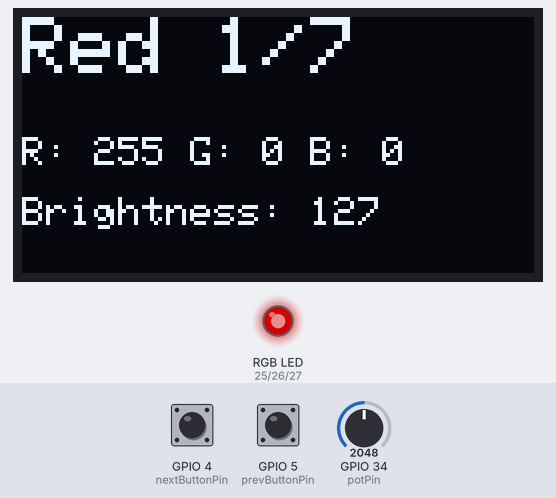
Bench run of a sketch on a simulated ESP32. On the bench: 128×64 one-colour display, an RGB LED mixed from three pins (HIGH = lit). The test bench sets the inputs (shaded band); at power-on: GPIO 4 (nextButtonPin) HIGH, GPIO 34 (potPin) = 2048, GPIO 5 (prevButtonPin) HIGH. Dim RGB values are drawn brighter than linear.

Above: at 1.2 s.
1.3 s: GPIO 4 (nextButtonPin) pulled LOW for 3.2 s
At 5.2 s:
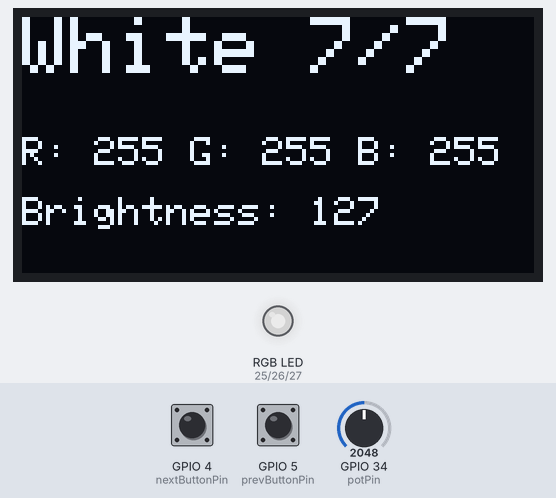
6.0 s: GPIO 34 (potPin) set to 2866
At 7.0 s:
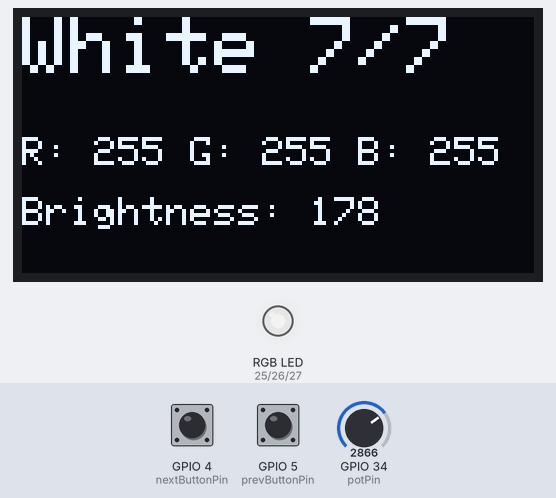
7.5 s: GPIO 5 (prevButtonPin) pulled LOW for 1 s
At 9.6 s:
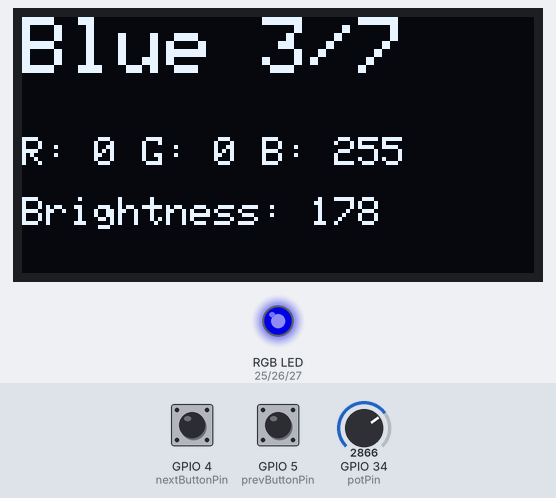
10.0 s: GPIO 5 (prevButtonPin) pulled LOW for 0.15 s
At 11.2 s:
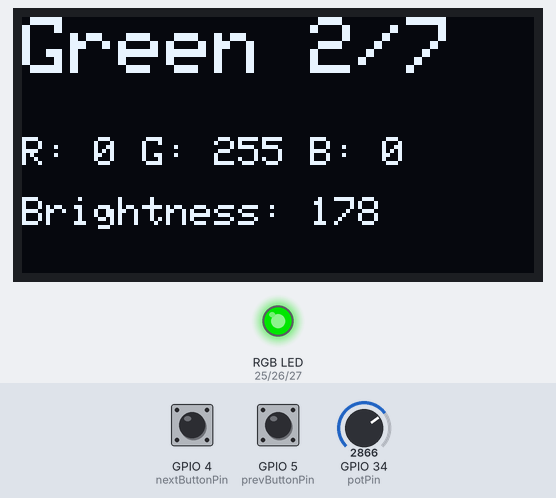
11.6 s: GPIO 34 (potPin) set to 3603
At 12.0 s:
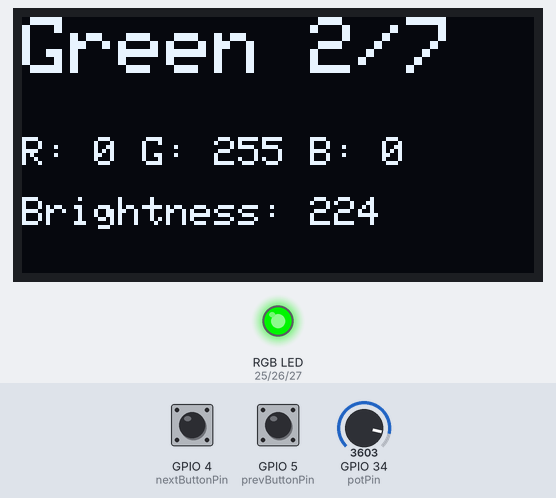
13.1 s: GPIO 4 (nextButtonPin) pulled LOW for 0.15 s
At 13.6 s:
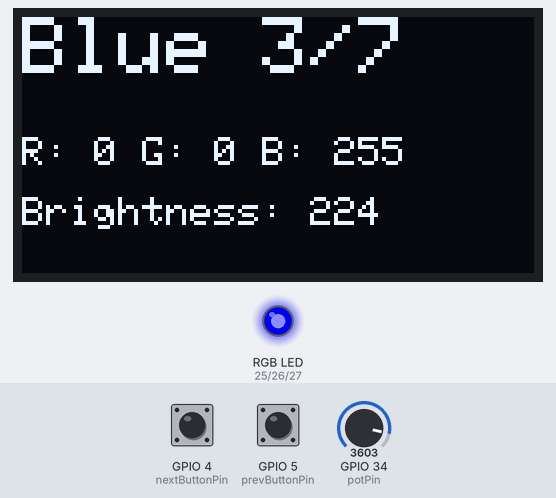
Timing chart, 0 to 15.7 s (numbered marks = the images above; inputs shaded):
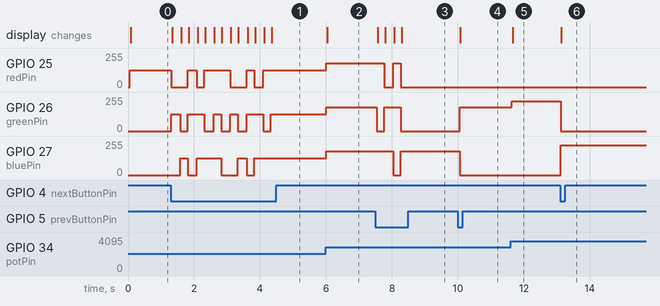

Measured:
- after the input at 1.3 s, GPIO 25 (redPin): 127/255 → 0/255 at once, → 127/255 0.50 s later, → 0/255 0.28 s later, → 127/255 0.23 s later, … (8 changes in this stretch); GPIO 26 (greenPin): 0/255 → 127/255 at once, → 0/255 0.28 s later, → 127/255 0.23 s later, → 0/255 0.50 s later, … (11 changes in this stretch)
- after the input at 6.0 s, GPIO 25 (redPin), GPIO 26 (greenPin), GPIO 27 (bluePin): 127/255 → 177/255 at once; the display: changes at once (image 2)
- after the input at 7.5 s, GPIO 25 (redPin): 177/255 → 0/255 after 0.27 s, → 177/255 0.28 s later, → 0/255 0.23 s later; GPIO 26 (greenPin): 177/255 → 0/255 at once, → 177/255 0.23 s later, → 0/255 0.50 s later; GPIO 27 (bluePin): 177/255 → 0/255 after 0.54 s, → 177/255 0.23 s later; the display: first changes after 0.06 s (image 3 shows a later state)
- after the input at 10.0 s, GPIO 26 (greenPin): 0/255 → 177/255 after 0.05 s; GPIO 27 (bluePin): 177/255 → 0/255 after 0.05 s; the display: changes after 0.07 s (image 4)
- after the input at 11.6 s, GPIO 26 (greenPin): 177/255 → 223/255 at once; the display: changes after 0.06 s (image 5)
- after the input at 13.1 s, GPIO 26 (greenPin): 223/255 → 0/255 at once; GPIO 27 (bluePin): 0/255 → 223/255 at once; the display: changes at once (image 6)

The sketch:

rgb-led.ino
```cpp
#include <Wire.h>
#include <Adafruit_GFX.h>
#include <Adafruit_SSD1306.h>

#define SCREEN_WIDTH 128
#define SCREEN_HEIGHT 64

#define OLED_RESET    -1

Adafruit_SSD1306 display(SCREEN_WIDTH, SCREEN_HEIGHT, &Wire, OLED_RESET);

const int redPin = 25;
const int greenPin = 26;
const int bluePin = 27;

const int potPin = 34;

const int nextButtonPin = 4;
const int prevButtonPin = 5;

const int freq = 5000;
const int redChannel = 0;
const int greenChannel = 1;
const int blueChannel = 2;
const int resolution = 8;

struct Color {
  uint8_t r, g, b;
};

Color colors[] = {
  {255, 0, 0},     // Red
  {0, 255, 0},     // Green
  {0, 0, 255},     // Blue
  {255, 255, 0},   // Yellow
  {0, 255, 255},   // Cyan
  {255, 0, 255},   // Magenta
  {255, 255, 255}  // White
};

const char* colorNames[] = {
  "Red",
  "Green",
  "Blue",
  "Yellow",
  "Cyan",
  "Magenta",
  "White"
};

const int numColors = sizeof(colors) / sizeof(colors[0]);

int colorIndex = 0;
int brightness = 0;
int lastBrightness = -1;

unsigned long lastNextButtonPress = 0;
unsigned long lastPrevButtonPress = 0;
const unsigned long debounceDelay = 200;

void setup() {
  Serial.begin(115200);

  ledcSetup(redChannel, freq, resolution);
  ledcSetup(greenChannel, freq, resolution);
  ledcSetup(blueChannel, freq, resolution);

  ledcAttachPin(redPin, redChannel);
  ledcAttachPin(greenPin, greenChannel);
  ledcAttachPin(bluePin, blueChannel);

  pinMode(nextButtonPin, INPUT_PULLUP);
  pinMode(prevButtonPin, INPUT_PULLUP);

  if(!display.begin(SSD1306_SWITCHCAPVCC, 0x3C)) {
    Serial.println(F("SSD1306 allocation failed"));
    while(true);
  }
  display.clearDisplay();
  display.display();

  brightness = map(analogRead(potPin), 0, 4095, 0, 255);
  updateLED();
  updateDisplay();
}

void loop() {
  int potValue = analogRead(potPin);
  brightness = map(potValue, 0, 4095, 0, 255);

  // Only update LED if brightness changed significantly to avoid flicker
  if (abs(brightness - lastBrightness) > 2) {
    updateLED();
    lastBrightness = brightness;
    updateDisplay();
  }

  if (digitalRead(nextButtonPin) == LOW) {
    if (millis() - lastNextButtonPress > debounceDelay) {
      colorIndex++;
      if (colorIndex >= numColors) colorIndex = 0;
      updateLED();
      updateDisplay();
      lastNextButtonPress = millis();
    }
  }

  if (digitalRead(prevButtonPin) == LOW) {
    if (millis() - lastPrevButtonPress > debounceDelay) {
      colorIndex--;
      if (colorIndex < 0) colorIndex = numColors - 1;
      updateLED();
      updateDisplay();
      lastPrevButtonPress = millis();
    }
  }

  delay(50);
}

void updateLED() {
  uint8_t r = (colors[colorIndex].r * brightness) / 255;
  uint8_t g = (colors[colorIndex].g * brightness) / 255;
  uint8_t b = (colors[colorIndex].b * brightness) / 255;

  ledcWrite(redChannel, r);
  ledcWrite(greenChannel, g);
  ledcWrite(blueChannel, b);
}

void updateDisplay() {
  display.clearDisplay();

  display.setTextSize(2);
  display.setTextColor(SSD1306_WHITE);
  display.setCursor(0, 0);
  display.print(colorNames[colorIndex]);
  display.print(" ");
  display.print(colorIndex + 1);
  display.print("/");
  display.println(numColors);

  display.setTextSize(1);
  display.setCursor(0, 30);
  display.print("R: ");
  display.print(colors[colorIndex].r);
  display.print(" G: ");
  display.print(colors[colorIndex].g);
  display.print(" B: ");
  display.println(colors[colorIndex].b);

  display.setCursor(0, 45);
  display.print("Brightness: ");
  display.println(brightness);

  display.display();
}
```
